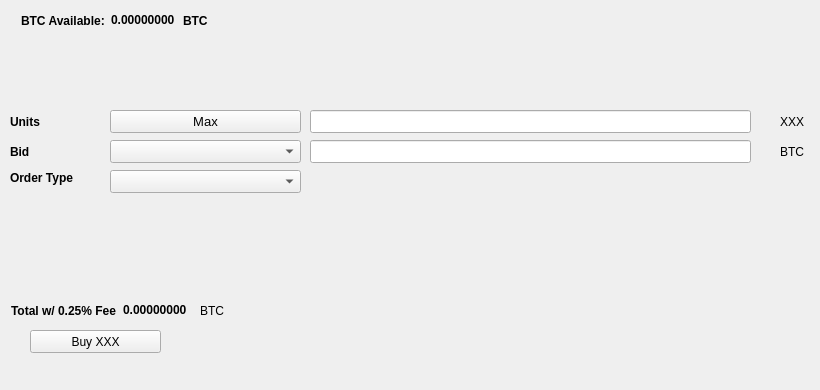
   <widget class="QWidget" name="BuyTab">
    <attribute name="title">
     <string>Buy</string>
    </attribute>
    <widget class="QPushButton" name="BuyXXX">
     <property name="geometry">
      <rect>
       <x>30</x>
       <y>330</y>
       <width>131</width>
       <height>23</height>
      </rect>
     </property>
     <property name="text">
      <string>Buy XXX</string>
     </property>
     <property name="icon">
      <iconset resource="../mymn.qrc">
       <normaloff>:/icons/bitcoin</normaloff>:/icons/bitcoin</iconset>
     </property>
    </widget>
    <widget class="QLabel" name="label_3">
     <property name="geometry">
      <rect>
       <x>10</x>
       <y>110</y>
       <width>46</width>
       <height>23</height>
      </rect>
     </property>
     <property name="font">
      <font>
       <weight>75</weight>
       <bold>true</bold>
      </font>
     </property>
     <property name="text">
      <string>Units</string>
     </property>
    </widget>
    <widget class="QLineEdit" name="UnitsInput">
     <property name="geometry">
      <rect>
       <x>310</x>
       <y>110</y>
       <width>441</width>
       <height>23</height>
      </rect>
     </property>
     <property name="font">
      <font>
       <pointsize>9</pointsize>
       <weight>75</weight>
       <bold>true</bold>
      </font>
     </property>
    </widget>
    <widget class="QLineEdit" name="BuyBidPriceEdit">
     <property name="geometry">
      <rect>
       <x>310</x>
       <y>140</y>
       <width>441</width>
       <height>23</height>
      </rect>
     </property>
     <property name="font">
      <font>
       <pointsize>9</pointsize>
       <weight>75</weight>
       <bold>true</bold>
      </font>
     </property>
    </widget>
    <widget class="QLabel" name="label_4">
     <property name="geometry">
      <rect>
       <x>780</x>
       <y>110</y>
       <width>31</width>
       <height>23</height>
      </rect>
     </property>
     <property name="text">
      <string>XXX</string>
     </property>
    </widget>
    <widget class="QLabel" name="label_5">
     <property name="geometry">
      <rect>
       <x>780</x>
       <y>140</y>
       <width>31</width>
       <height>23</height>
      </rect>
     </property>
     <property name="text">
      <string>BTC</string>
     </property>
    </widget>
    <widget class="QLabel" name="label_6">
     <property name="geometry">
      <rect>
       <x>10</x>
       <y>140</y>
       <width>46</width>
       <height>23</height>
      </rect>
     </property>
     <property name="font">
      <font>
       <weight>75</weight>
       <bold>true</bold>
      </font>
     </property>
     <property name="text">
      <string>Bid</string>
     </property>
    </widget>
    <widget class="QLabel" name="label_7">
     <property name="geometry">
      <rect>
       <x>10</x>
       <y>170</y>
       <width>91</width>
       <height>16</height>
      </rect>
     </property>
     <property name="font">
      <font>
       <weight>75</weight>
       <bold>true</bold>
      </font>
     </property>
     <property name="text">
      <string>Order Type</string>
     </property>
    </widget>
    <widget class="QPushButton" name="Buy_Max_Amount">
     <property name="geometry">
      <rect>
       <x>110</x>
       <y>110</y>
       <width>191</width>
       <height>23</height>
      </rect>
     </property>
     <property name="font">
      <font>
       <pointsize>10</pointsize>
      </font>
     </property>
     <property name="text">
      <string>Max</string>
     </property>
    </widget>
    <widget class="QComboBox" name="BuyBidcomboBox">
     <property name="geometry">
      <rect>
       <x>110</x>
       <y>140</y>
       <width>191</width>
       <height>23</height>
      </rect>
     </property>
     <property name="font">
      <font>
       <pointsize>10</pointsize>
      </font>
     </property>
    </widget>
    <widget class="QComboBox" name="buyOrdertypeCombo">
     <property name="geometry">
      <rect>
       <x>110</x>
       <y>170</y>
       <width>191</width>
       <height>23</height>
      </rect>
     </property>
     <property name="font">
      <font>
       <pointsize>10</pointsize>
      </font>
     </property>
    </widget>
    <widget class="QWidget" name="layoutWidget1">
     <property name="geometry">
      <rect>
       <x>21</x>
       <y>11</y>
       <width>227</width>
       <height>19</height>
      </rect>
     </property>
     <layout class="QHBoxLayout" name="horizontalLayout_3">
      <item>
       <widget class="QLabel" name="label232">
        <property name="font">
         <font>
          <weight>75</weight>
          <bold>true</bold>
         </font>
        </property>
        <property name="text">
         <string>BTC Available:</string>
        </property>
       </widget>
      </item>
      <item>
       <widget class="QLabel" name="BtcAvailableLbl">
        <property name="palette">
         <palette>
          <active>
           <colorrole role="WindowText">
            <brush brushstyle="SolidPattern">
             <color alpha="255">
              <red>0</red>
              <green>0</green>
              <blue>0</blue>
             </color>
            </brush>
           </colorrole>
           <colorrole role="Button">
            <brush brushstyle="SolidPattern">
             <color alpha="255">
              <red>0</red>
              <green>170</green>
              <blue>0</blue>
             </color>
            </brush>
           </colorrole>
           <colorrole role="Light">
            <brush brushstyle="SolidPattern">
             <color alpha="255">
              <red>0</red>
              <green>255</green>
              <blue>0</blue>
             </color>
            </brush>
           </colorrole>
           <colorrole role="Midlight">
            <brush brushstyle="SolidPattern">
             <color alpha="255">
              <red>0</red>
              <green>212</green>
              <blue>0</blue>
             </color>
            </brush>
           </colorrole>
           <colorrole role="Dark">
            <brush brushstyle="SolidPattern">
             <color alpha="255">
              <red>0</red>
              <green>85</green>
              <blue>0</blue>
             </color>
            </brush>
           </colorrole>
           <colorrole role="Mid">
            <brush brushstyle="SolidPattern">
             <color alpha="255">
              <red>0</red>
              <green>113</green>
              <blue>0</blue>
             </color>
            </brush>
           </colorrole>
           <colorrole role="Text">
            <brush brushstyle="SolidPattern">
             <color alpha="255">
              <red>0</red>
              <green>170</green>
              <blue>0</blue>
             </color>
            </brush>
           </colorrole>
           <colorrole role="BrightText">
            <brush brushstyle="SolidPattern">
             <color alpha="255">
              <red>255</red>
              <green>255</green>
              <blue>255</blue>
             </color>
            </brush>
           </colorrole>
           <colorrole role="ButtonText">
            <brush brushstyle="SolidPattern">
             <color alpha="255">
              <red>0</red>
              <green>0</green>
              <blue>0</blue>
             </color>
            </brush>
           </colorrole>
           <colorrole role="Base">
            <brush brushstyle="SolidPattern">
             <color alpha="255">
              <red>255</red>
              <green>255</green>
              <blue>255</blue>
             </color>
            </brush>
           </colorrole>
           <colorrole role="Window">
            <brush brushstyle="SolidPattern">
             <color alpha="255">
              <red>0</red>
              <green>170</green>
              <blue>0</blue>
             </color>
            </brush>
           </colorrole>
           <colorrole role="Shadow">
            <brush brushstyle="SolidPattern">
             <color alpha="255">
              <red>0</red>
              <green>0</green>
              <blue>0</blue>
             </color>
            </brush>
           </colorrole>
           <colorrole role="AlternateBase">
            <brush brushstyle="SolidPattern">
             <color alpha="255">
              <red>127</red>
              <green>212</green>
              <blue>127</blue>
             </color>
            </brush>
           </colorrole>
           <colorrole role="ToolTipBase">
            <brush brushstyle="SolidPattern">
             <color alpha="255">
              <red>255</red>
              <green>255</green>
              <blue>220</blue>
             </color>
            </brush>
           </colorrole>
           <colorrole role="ToolTipText">
            <brush brushstyle="SolidPattern">
             <color alpha="255">
              <red>0</red>
              <green>0</green>
              <blue>0</blue>
             </color>
            </brush>
           </colorrole>
          </active>
          <inactive>
           <colorrole role="WindowText">
            <brush brushstyle="SolidPattern">
             <color alpha="255">
              <red>0</red>
              <green>0</green>
              <blue>0</blue>
             </color>
            </brush>
           </colorrole>
           <colorrole role="Button">
            <brush brushstyle="SolidPattern">
             <color alpha="255">
              <red>0</red>
              <green>170</green>
              <blue>0</blue>
             </color>
            </brush>
           </colorrole>
           <colorrole role="Light">
            <brush brushstyle="SolidPattern">
             <color alpha="255">
              <red>0</red>
              <green>255</green>
              <blue>0</blue>
             </color>
            </brush>
           </colorrole>
           <colorrole role="Midlight">
            <brush brushstyle="SolidPattern">
             <color alpha="255">
              <red>0</red>
              <green>212</green>
              <blue>0</blue>
             </color>
            </brush>
           </colorrole>
           <colorrole role="Dark">
            <brush brushstyle="SolidPattern">
             <color alpha="255">
              <red>0</red>
              <green>85</green>
              <blue>0</blue>
             </color>
            </brush>
           </colorrole>
           <colorrole role="Mid">
            <brush brushstyle="SolidPattern">
             <color alpha="255">
              <red>0</red>
              <green>113</green>
              <blue>0</blue>
             </color>
            </brush>
           </colorrole>
           <colorrole role="Text">
            <brush brushstyle="SolidPattern">
             <color alpha="255">
              <red>0</red>
              <green>170</green>
              <blue>0</blue>
             </color>
            </brush>
           </colorrole>
           <colorrole role="BrightText">
            <brush brushstyle="SolidPattern">
             <color alpha="255">
              <red>255</red>
              <green>255</green>
              <blue>255</blue>
             </color>
            </brush>
           </colorrole>
           <colorrole role="ButtonText">
            <brush brushstyle="SolidPattern">
             <color alpha="255">
              <red>0</red>
              <green>0</green>
              <blue>0</blue>
             </color>
            </brush>
           </colorrole>
           <colorrole role="Base">
            <brush brushstyle="SolidPattern">
             <color alpha="255">
              <red>255</red>
              <green>255</green>
              <blue>255</blue>
             </color>
            </brush>
           </colorrole>
           <colorrole role="Window">
            <brush brushstyle="SolidPattern">
             <color alpha="255">
              <red>0</red>
              <green>170</green>
              <blue>0</blue>
             </color>
            </brush>
           </colorrole>
           <colorrole role="Shadow">
            <brush brushstyle="SolidPattern">
             <color alpha="255">
              <red>0</red>
              <green>0</green>
              <blue>0</blue>
             </color>
            </brush>
           </colorrole>
           <colorrole role="AlternateBase">
            <brush brushstyle="SolidPattern">
             <color alpha="255">
              <red>127</red>
              <green>212</green>
              <blue>127</blue>
             </color>
            </brush>
           </colorrole>
           <colorrole role="ToolTipBase">
            <brush brushstyle="SolidPattern">
             <color alpha="255">
              <red>255</red>
              <green>255</green>
              <blue>220</blue>
             </color>
            </brush>
           </colorrole>
           <colorrole role="ToolTipText">
            <brush brushstyle="SolidPattern">
             <color alpha="255">
              <red>0</red>
              <green>0</green>
              <blue>0</blue>
             </color>
            </brush>
           </colorrole>
          </inactive>
          <disabled>
           <colorrole role="WindowText">
            <brush brushstyle="SolidPattern">
             <color alpha="255">
              <red>0</red>
              <green>85</green>
              <blue>0</blue>
             </color>
            </brush>
           </colorrole>
           <colorrole role="Button">
            <brush brushstyle="SolidPattern">
             <color alpha="255">
              <red>0</red>
              <green>170</green>
              <blue>0</blue>
             </color>
            </brush>
           </colorrole>
           <colorrole role="Light">
            <brush brushstyle="SolidPattern">
             <color alpha="255">
              <red>0</red>
              <green>255</green>
              <blue>0</blue>
             </color>
            </brush>
           </colorrole>
           <colorrole role="Midlight">
            <brush brushstyle="SolidPattern">
             <color alpha="255">
              <red>0</red>
              <green>212</green>
              <blue>0</blue>
             </color>
            </brush>
           </colorrole>
           <colorrole role="Dark">
            <brush brushstyle="SolidPattern">
             <color alpha="255">
              <red>0</red>
              <green>85</green>
              <blue>0</blue>
             </color>
            </brush>
           </colorrole>
           <colorrole role="Mid">
            <brush brushstyle="SolidPattern">
             <color alpha="255">
              <red>0</red>
              <green>113</green>
              <blue>0</blue>
             </color>
            </brush>
           </colorrole>
           <colorrole role="Text">
            <brush brushstyle="SolidPattern">
             <color alpha="255">
              <red>0</red>
              <green>85</green>
              <blue>0</blue>
             </color>
            </brush>
           </colorrole>
           <colorrole role="BrightText">
            <brush brushstyle="SolidPattern">
             <color alpha="255">
              <red>255</red>
              <green>255</green>
              <blue>255</blue>
             </color>
            </brush>
           </colorrole>
           <colorrole role="ButtonText">
            <brush brushstyle="SolidPattern">
             <color alpha="255">
              <red>0</red>
              <green>85</green>
              <blue>0</blue>
             </color>
            </brush>
           </colorrole>
           <colorrole role="Base">
            <brush brushstyle="SolidPattern">
             <color alpha="255">
              <red>0</red>
              <green>170</green>
              <blue>0</blue>
             </color>
            </brush>
           </colorrole>
           <colorrole role="Window">
            <brush brushstyle="SolidPattern">
             <color alpha="255">
              <red>0</red>
              <green>170</green>
              <blue>0</blue>
             </color>
            </brush>
           </colorrole>
           <colorrole role="Shadow">
            <brush brushstyle="SolidPattern">
             <color alpha="255">
              <red>0</red>
              <green>0</green>
              <blue>0</blue>
             </color>
            </brush>
           </colorrole>
           <colorrole role="AlternateBase">
            <brush brushstyle="SolidPattern">
             <color alpha="255">
              <red>0</red>
              <green>170</green>
              <blue>0</blue>
             </color>
            </brush>
           </colorrole>
           <colorrole role="ToolTipBase">
            <brush brushstyle="SolidPattern">
             <color alpha="255">
              <red>255</red>
              <green>255</green>
              <blue>220</blue>
             </color>
            </brush>
           </colorrole>
           <colorrole role="ToolTipText">
            <brush brushstyle="SolidPattern">
             <color alpha="255">
              <red>0</red>
              <green>0</green>
              <blue>0</blue>
             </color>
            </brush>
           </colorrole>
          </disabled>
         </palette>
        </property>
        <property name="font">
         <font>
          <weight>75</weight>
          <bold>true</bold>
         </font>
        </property>
        <property name="text">
         <string>0.00000000</string>
        </property>
        <property name="textInteractionFlags">
         <set>Qt::LinksAccessibleByMouse|Qt::TextSelectableByKeyboard|Qt::TextSelectableByMouse</set>
        </property>
       </widget>
      </item>
      <item>
       <widget class="QLabel" name="BtcAvailableLbl_2">
        <property name="font">
         <font>
          <weight>75</weight>
          <bold>true</bold>
         </font>
        </property>
        <property name="text">
         <string>BTC</string>
        </property>
       </widget>
      </item>
     </layout>
    </widget>
    <widget class="QWidget" name="layoutWidge2">
     <property name="geometry">
      <rect>
       <x>11</x>
       <y>301</y>
       <width>259</width>
       <height>19</height>
      </rect>
     </property>
     <layout class="QHBoxLayout" name="horizontalLayout_4">
      <item>
       <widget class="QLabel" name="label_9">
        <property name="font">
         <font>
          <weight>75</weight>
          <bold>true</bold>
         </font>
        </property>
        <property name="text">
         <string>Total w/ 0.25% Fee</string>
        </property>
       </widget>
      </item>
      <item>
       <widget class="QLabel" name="BuyCostLabel">
        <property name="palette">
         <palette>
          <active>
           <colorrole role="WindowText">
            <brush brushstyle="SolidPattern">
             <color alpha="255">
              <red>0</red>
              <green>0</green>
              <blue>0</blue>
             </color>
            </brush>
           </colorrole>
           <colorrole role="Button">
            <brush brushstyle="SolidPattern">
             <color alpha="255">
              <red>0</red>
              <green>170</green>
              <blue>0</blue>
             </color>
            </brush>
           </colorrole>
           <colorrole role="Light">
            <brush brushstyle="SolidPattern">
             <color alpha="255">
              <red>0</red>
              <green>255</green>
              <blue>0</blue>
             </color>
            </brush>
           </colorrole>
           <colorrole role="Midlight">
            <brush brushstyle="SolidPattern">
             <color alpha="255">
              <red>0</red>
              <green>212</green>
              <blue>0</blue>
             </color>
            </brush>
           </colorrole>
           <colorrole role="Dark">
            <brush brushstyle="SolidPattern">
             <color alpha="255">
              <red>0</red>
              <green>85</green>
              <blue>0</blue>
             </color>
            </brush>
           </colorrole>
           <colorrole role="Mid">
            <brush brushstyle="SolidPattern">
             <color alpha="255">
              <red>0</red>
              <green>113</green>
              <blue>0</blue>
             </color>
            </brush>
           </colorrole>
           <colorrole role="Text">
            <brush brushstyle="SolidPattern">
             <color alpha="255">
              <red>0</red>
              <green>170</green>
              <blue>0</blue>
             </color>
            </brush>
           </colorrole>
           <colorrole role="BrightText">
            <brush brushstyle="SolidPattern">
             <color alpha="255">
              <red>255</red>
              <green>255</green>
              <blue>255</blue>
             </color>
            </brush>
           </colorrole>
           <colorrole role="ButtonText">
            <brush brushstyle="SolidPattern">
             <color alpha="255">
              <red>0</red>
              <green>0</green>
              <blue>0</blue>
             </color>
            </brush>
           </colorrole>
           <colorrole role="Base">
            <brush brushstyle="SolidPattern">
             <color alpha="255">
              <red>255</red>
              <green>255</green>
              <blue>255</blue>
             </color>
            </brush>
           </colorrole>
           <colorrole role="Window">
            <brush brushstyle="SolidPattern">
             <color alpha="255">
              <red>0</red>
              <green>170</green>
              <blue>0</blue>
             </color>
            </brush>
           </colorrole>
           <colorrole role="Shadow">
            <brush brushstyle="SolidPattern">
             <color alpha="255">
              <red>0</red>
              <green>0</green>
              <blue>0</blue>
             </color>
            </brush>
           </colorrole>
           <colorrole role="AlternateBase">
            <brush brushstyle="SolidPattern">
             <color alpha="255">
              <red>127</red>
              <green>212</green>
              <blue>127</blue>
             </color>
            </brush>
           </colorrole>
           <colorrole role="ToolTipBase">
            <brush brushstyle="SolidPattern">
             <color alpha="255">
              <red>255</red>
              <green>255</green>
              <blue>220</blue>
             </color>
            </brush>
           </colorrole>
           <colorrole role="ToolTipText">
            <brush brushstyle="SolidPattern">
             <color alpha="255">
              <red>0</red>
              <green>0</green>
              <blue>0</blue>
             </color>
            </brush>
           </colorrole>
          </active>
          <inactive>
           <colorrole role="WindowText">
            <brush brushstyle="SolidPattern">
             <color alpha="255">
              <red>0</red>
              <green>0</green>
              <blue>0</blue>
             </color>
            </brush>
           </colorrole>
           <colorrole role="Button">
            <brush brushstyle="SolidPattern">
             <color alpha="255">
              <red>0</red>
              <green>170</green>
              <blue>0</blue>
             </color>
            </brush>
           </colorrole>
           <colorrole role="Light">
            <brush brushstyle="SolidPattern">
             <color alpha="255">
              <red>0</red>
              <green>255</green>
              <blue>0</blue>
             </color>
            </brush>
           </colorrole>
           <colorrole role="Midlight">
            <brush brushstyle="SolidPattern">
             <color alpha="255">
              <red>0</red>
              <green>212</green>
              <blue>0</blue>
             </color>
            </brush>
           </colorrole>
           <colorrole role="Dark">
            <brush brushstyle="SolidPattern">
             <color alpha="255">
              <red>0</red>
              <green>85</green>
              <blue>0</blue>
             </color>
            </brush>
           </colorrole>
           <colorrole role="Mid">
            <brush brushstyle="SolidPattern">
             <color alpha="255">
              <red>0</red>
              <green>113</green>
              <blue>0</blue>
             </color>
            </brush>
           </colorrole>
           <colorrole role="Text">
            <brush brushstyle="SolidPattern">
             <color alpha="255">
              <red>0</red>
              <green>170</green>
              <blue>0</blue>
             </color>
            </brush>
           </colorrole>
           <colorrole role="BrightText">
            <brush brushstyle="SolidPattern">
             <color alpha="255">
              <red>255</red>
              <green>255</green>
              <blue>255</blue>
             </color>
            </brush>
           </colorrole>
           <colorrole role="ButtonText">
            <brush brushstyle="SolidPattern">
             <color alpha="255">
              <red>0</red>
              <green>0</green>
              <blue>0</blue>
             </color>
            </brush>
           </colorrole>
           <colorrole role="Base">
            <brush brushstyle="SolidPattern">
             <color alpha="255">
              <red>255</red>
              <green>255</green>
              <blue>255</blue>
             </color>
            </brush>
           </colorrole>
           <colorrole role="Window">
            <brush brushstyle="SolidPattern">
             <color alpha="255">
              <red>0</red>
              <green>170</green>
              <blue>0</blue>
             </color>
            </brush>
           </colorrole>
           <colorrole role="Shadow">
            <brush brushstyle="SolidPattern">
             <color alpha="255">
              <red>0</red>
              <green>0</green>
              <blue>0</blue>
             </color>
            </brush>
           </colorrole>
           <colorrole role="AlternateBase">
            <brush brushstyle="SolidPattern">
             <color alpha="255">
              <red>127</red>
              <green>212</green>
              <blue>127</blue>
             </color>
            </brush>
           </colorrole>
           <colorrole role="ToolTipBase">
            <brush brushstyle="SolidPattern">
             <color alpha="255">
              <red>255</red>
              <green>255</green>
              <blue>220</blue>
             </color>
            </brush>
           </colorrole>
           <colorrole role="ToolTipText">
            <brush brushstyle="SolidPattern">
             <color alpha="255">
              <red>0</red>
              <green>0</green>
              <blue>0</blue>
             </color>
            </brush>
           </colorrole>
          </inactive>
          <disabled>
           <colorrole role="WindowText">
            <brush brushstyle="SolidPattern">
             <color alpha="255">
              <red>0</red>
              <green>85</green>
              <blue>0</blue>
             </color>
            </brush>
           </colorrole>
           <colorrole role="Button">
            <brush brushstyle="SolidPattern">
             <color alpha="255">
              <red>0</red>
              <green>170</green>
              <blue>0</blue>
             </color>
            </brush>
           </colorrole>
           <colorrole role="Light">
            <brush brushstyle="SolidPattern">
             <color alpha="255">
              <red>0</red>
              <green>255</green>
              <blue>0</blue>
             </color>
            </brush>
           </colorrole>
           <colorrole role="Midlight">
            <brush brushstyle="SolidPattern">
             <color alpha="255">
              <red>0</red>
              <green>212</green>
              <blue>0</blue>
             </color>
            </brush>
           </colorrole>
           <colorrole role="Dark">
            <brush brushstyle="SolidPattern">
             <color alpha="255">
              <red>0</red>
              <green>85</green>
              <blue>0</blue>
             </color>
            </brush>
           </colorrole>
           <colorrole role="Mid">
            <brush brushstyle="SolidPattern">
             <color alpha="255">
              <red>0</red>
              <green>113</green>
              <blue>0</blue>
             </color>
            </brush>
           </colorrole>
           <colorrole role="Text">
            <brush brushstyle="SolidPattern">
             <color alpha="255">
              <red>0</red>
              <green>85</green>
              <blue>0</blue>
             </color>
            </brush>
           </colorrole>
           <colorrole role="BrightText">
            <brush brushstyle="SolidPattern">
             <color alpha="255">
              <red>255</red>
              <green>255</green>
              <blue>255</blue>
             </color>
            </brush>
           </colorrole>
           <colorrole role="ButtonText">
            <brush brushstyle="SolidPattern">
             <color alpha="255">
              <red>0</red>
              <green>85</green>
              <blue>0</blue>
             </color>
            </brush>
           </colorrole>
           <colorrole role="Base">
            <brush brushstyle="SolidPattern">
             <color alpha="255">
              <red>0</red>
              <green>170</green>
              <blue>0</blue>
             </color>
            </brush>
           </colorrole>
           <colorrole role="Window">
            <brush brushstyle="SolidPattern">
             <color alpha="255">
              <red>0</red>
              <green>170</green>
              <blue>0</blue>
             </color>
            </brush>
           </colorrole>
           <colorrole role="Shadow">
            <brush brushstyle="SolidPattern">
             <color alpha="255">
              <red>0</red>
              <green>0</green>
              <blue>0</blue>
             </color>
            </brush>
           </colorrole>
           <colorrole role="AlternateBase">
            <brush brushstyle="SolidPattern">
             <color alpha="255">
              <red>0</red>
              <green>170</green>
              <blue>0</blue>
             </color>
            </brush>
           </colorrole>
           <colorrole role="ToolTipBase">
            <brush brushstyle="SolidPattern">
             <color alpha="255">
              <red>255</red>
              <green>255</green>
              <blue>220</blue>
             </color>
            </brush>
           </colorrole>
           <colorrole role="ToolTipText">
            <brush brushstyle="SolidPattern">
             <color alpha="255">
              <red>0</red>
              <green>0</green>
              <blue>0</blue>
             </color>
            </brush>
           </colorrole>
          </disabled>
         </palette>
        </property>
        <property name="font">
         <font>
          <weight>75</weight>
          <bold>true</bold>
         </font>
        </property>
        <property name="autoFillBackground">
         <bool>false</bool>
        </property>
        <property name="text">
         <string>0.00000000</string>
        </property>
        <property name="textInteractionFlags">
         <set>Qt::LinksAccessibleByMouse|Qt::TextSelectableByMouse</set>
        </property>
       </widget>
      </item>
      <item>
       <widget class="QLabel" name="label_10">
        <property name="font">
         <font>
          <weight>50</weight>
          <bold>false</bold>
         </font>
        </property>
        <property name="text">
         <string>BTC</string>
        </property>
       </widget>
      </item>
     </layout>
    </widget>
    <widget class="QLabel" name="label_24">
     <property name="geometry">
      <rect>
       <x>460</x>
       <y>300</y>
       <width>281</width>
       <height>81</height>
      </rect>
     </property>
     <property name="text">
      <string/>
     </property>
     <property name="pixmap">
      <pixmap>:/images/bittrex</pixmap>
     </property>
    </widget>
   </widget>
